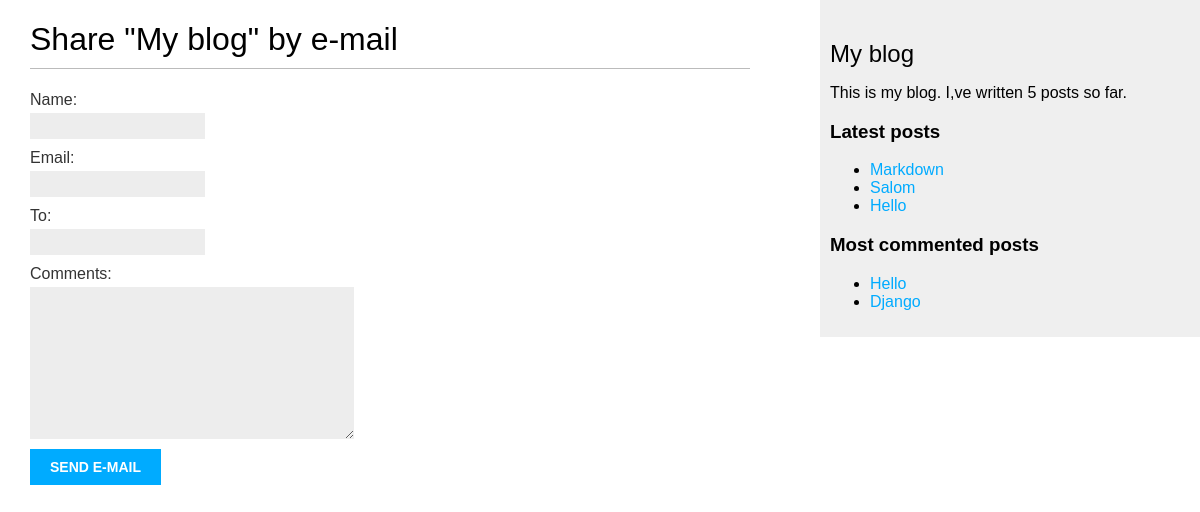
/1/share/, run on the app's committed database.
### BlogApp/models.py (models this page shows, shortened)
class Post(models.Model):
    DoesNotExist = None
    tags = TaggableManager()
    class Status(models.TextChoices):
        DRAFT = 'DF', 'Draft'
        PUBLISHED = 'PB', 'Published'
    title = models.CharField(max_length=250)
    slug = models.SlugField(max_length=250, unique_for_date='publish')
    author = models.ForeignKey(User,
                               on_delete=models.CASCADE,
                               related_name='blog_posts')
    body = models.TextField()
    publish = models.DateTimeField(default=timezone.now)
    created = models.DateTimeField(auto_now_add=True)
    updated = models.DateTimeField(auto_now=True)
    status = models.CharField(max_length=2,
                              choices=Status.choices,
                              default=Status.DRAFT)
    objects = models.Manager()
    published = PublishedManager()
    class Meta:
        ordering = ['-publish']
    indexes = [
        models.Index(fields=['-publish']),
    ]
    def get_absolute_url(self):
        return reverse('blog:post_detail',
                       args=[self.publish.year,
                             self.publish.month,
                             self.publish.day,
                             self.slug])

### BlogApp/views.py (the view)
# urls.py: path('<int:post_id>/share/', views.post_share, name='post_share'),
def post_share(request, post_id):
    post = get_object_or_404(Post,
                             id=post_id,
                             status=Post.Status.PUBLISHED)
    sent = False
    if request.method == 'POST':
        form = EmailPostForm(request.POST)
        if form.is_valid():
            cd = form.cleaned_data
            post_url = request.build_absolute_uri(
                post.get_absolute_url())
            subject = f"{cd['name']} recommends you read" \
                      f"{post.title}"
            message = f"Read {post.title} at {post_url}\n\n" \
                      f"{cd['name']}\'s comments: {cd['comments']}"
            send_mail(subject, message, 'asadbektuygunov9@gmail.com',
                      [cd['to']])
            sent = True
    else:
        form = EmailPostForm()
    return render(request, 'post/share.html', {'post': post, 'form': form, 'sent': sent})

### BlogApp/forms.py
class EmailPostForm(forms.Form):
    name = forms.CharField(max_length=25)
    email = forms.EmailField()
    to = forms.EmailField()
    comments = forms.CharField(required=False, widget=forms.Textarea)

### BlogApp/models.py (called while the page is built)
    def get_queryset(self):
        return super().get_queryset().filter(status=Post.Status.PUBLISHED)

### BlogApp/templatetags/blog_tags.py (called while the page is built)
@register.simple_tag
def total_posts():
    return Post.published.count()

@register.inclusion_tag('post/latest_posts.html')
def show_latest_posts(count=5):
    latest_posts = Post.published.order_by('-publish')[:count]
    return {'latest_posts': latest_posts}

@register.simple_tag
def get_most_commented_posts(count=2):
    return Post.published.annotate(
        total_comments=Count('comment')
    ).order_by('-total_comments')[:count]

### templates/post/share.html (shortened to what this page needs)
{% extends "base.html" %}
{% block content %}
  {% if sent %}
    <h1>E-mail successfully sent</h1>
  <p>
    "{{ post.title }}" was successfully sent
    to {{ form.cleaned_data.to }}.
  </p>
  {% else %}
    <h1>Share "{{ post.title }}" by e-mail</h1>
    <form method="post">
      {{ form.as_p }}
      <input type="submit" value="Send e-mail">
    </form>
  {% endif %}
  {% endblock %}

### templates/base.html (shortened to what this page needs)
{% load blog_tags %}
{% load static %}
<!DOCTYPE html>
<html>
<head>
  <link href="{% static 'css/blog.css' %}" rel="stylesheet">
</head>
<body>
  <div id="content">
    {% block content %}
    {% endblock %}
  </div>
  <div id="sidebar">
    <h2>My blog</h2>
    <p>This is my blog.
    I,ve written {% total_posts %} posts so far.
    </p>
    <h3>Latest posts</h3>
    {% show_latest_posts 3 %}
    <h3>Most commented posts</h3>
    {% get_most_commented_posts as most_commented_posts %}
    <ul>
      {% for post in most_commented_posts %}
      <li>
        <a href="{{ post.get_absolute_url }}">{{ post.title }}</a>
      </li>
      {% endfor %}
    </ul>
  </div>
</body>
</html>

### templates/post/latest_posts.html
<ul>
  {% for post in latest_posts %}
  <li>
    <a href="{{ post.get_absolute_url }}">{{ post.title }}</a>
  </li>
  {% endfor %}
</ul>

### static/css/blog.css (style rules this page uses)
body { margin:0; padding:0; font-family:helvetica, sans-serif; }
a { color:#00abff; text-decoration:none; }
h1 { font-weight:normal; border-bottom:1px solid #bbb; padding:0 0 10px 0; }
h2 { font-weight:normal; margin:30px 0 0; }
#content { float:left; width:60%; padding:0 0 0 30px; }
#sidebar { float:right; width:30%; padding:10px; background:#efefef; height:100%; }
label { float:left; clear:both; color:#333; margin-bottom:4px; }
input, textarea { clear:both; float:left; margin:0 0 10px; background:#ededed; border:0; padding:6px 10px; font-size:12px; }
input[type=submit] { font-weight:bold; background:#00abff; color:#fff; padding:10px 20px; font-size:14px; text-transform:uppercase; }

### data on the page
Post: title "My blog"
Post: title "Markdown"
Post: title "Salom"
Post: title "Hello"
Post: title "Django"
